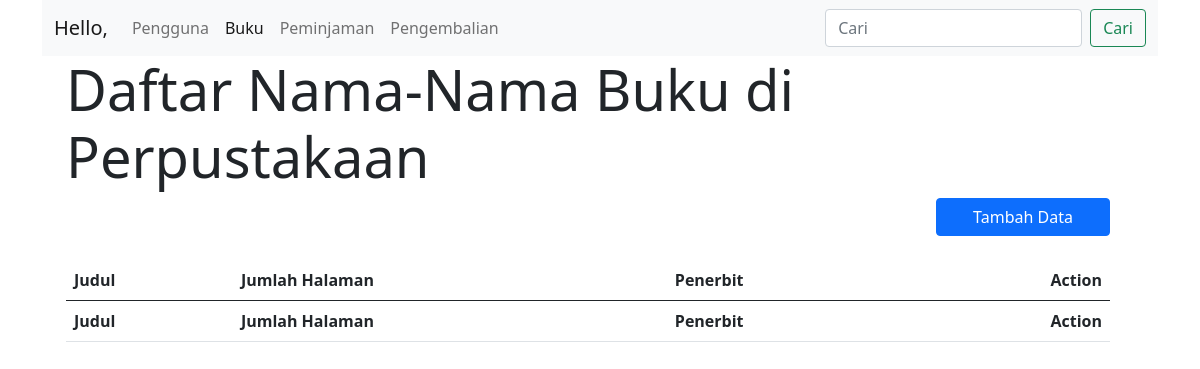
The app's page /buku, older data.
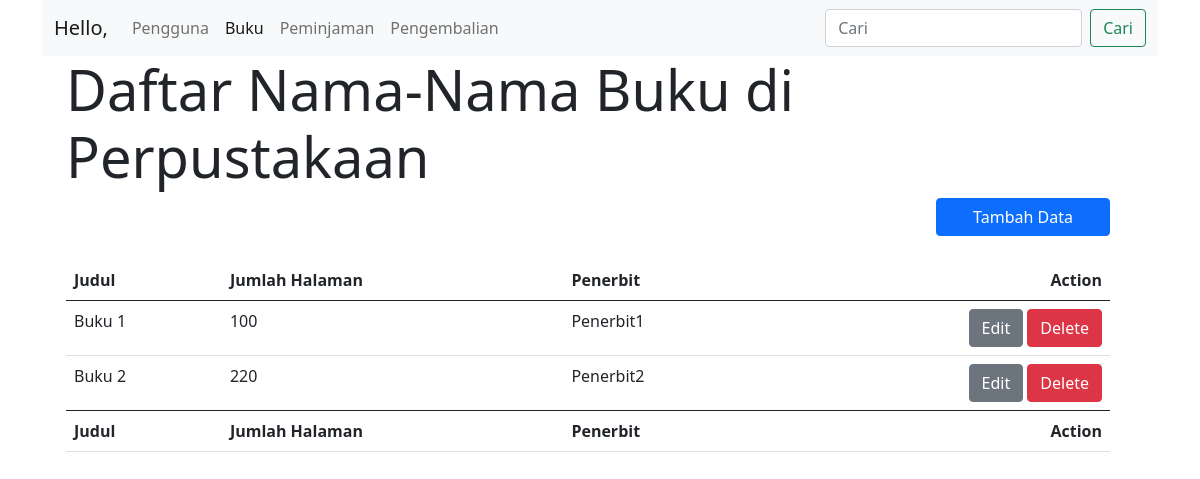
The same page, newer data.
### bukus/models.py (models this page shows, shortened)
class Buku(models.Model):
    id = models.AutoField(primary_key=True,)
    judul = models.CharField('Judul', max_length=30)
    jumlah_halaman = models.IntegerField('Jumlah Halaman')
    penerbit = models.CharField('Penerbit', max_length=30)

### bukus/views.py (the view)
# urls.py: path('', views.home, name='index'),
def index(request):
    buku = Buku.objects.all()
    return render(request, 'index.html', {'buku':buku})

### bukus/templates/index.html (shortened to what this page needs)
{% extends "base.html" %}
{% load i18n static %}
{% block head %}
<link rel="stylesheet" type="text/css" href="//cdn.datatables.net/1.10.12/css/jquery.dataTables.css">
{% endblock %}
{% block content %}
<div class="container row">
    <h1 class="display-4">Daftar Nama-Nama Buku di Perpustakaan</h1>
    <div class="col">
        <button type="button" class="btn btn-primary col-lg-2 col-sm-12 float-end" data-bs-toggle="modal"
            data-bs-target="#tambahData">Tambah Data</button>
    </div>
    <div>
        <br />
        <table class="table datatable">
            <thead>
                <tr>
                    <th>Judul</th>
                    <th>Jumlah Halaman</th>
                    <th>Penerbit</th>
                    <th class="text-end">Action</th>
                </tr>
            </thead>
            <tbody>
                {% for data in buku %}
                <tr>
                    <td>{{ data.judul }}</td>
                    <td>{{ data.jumlah_halaman }}</td>
                    <td>{{ data.penerbit }}</td>
                    <td class="list-inline text-end">
                        <a href="/buku/edit/{{ data.id }}" class="btn btn-secondary">Edit</a>
                        <a href="/buku/delete/{{ data.id }}" class="btn btn-danger">Delete</a></td>
                </tr>
                {% endfor %}
            </tbody>
            <tfoot>
                <tr>
                    <th>Judul</th>
                    <th>Jumlah Halaman</th>
                    <th>Penerbit</th>
                    <th class="text-end">Action</th>
                </tr>
            </tfoot>
        </table>
    </div>
</div>
{% endblock %}

Row changes from the older to the newer data that the page shows:
added Buku: judul "Buku 1", jumlah_halaman "100", penerbit "Penerbit1"
added Buku: judul "Buku 2", jumlah_halaman "220", penerbit "Penerbit2"
